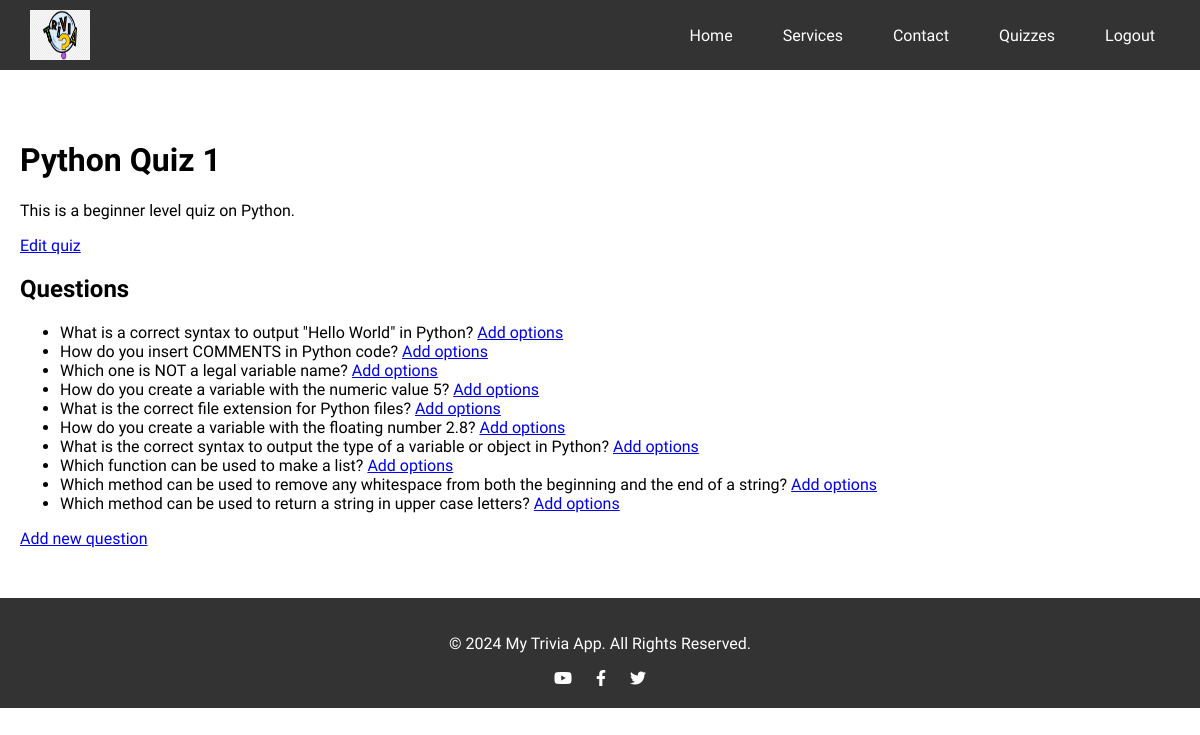
Screenshot of /quiz/1/ (signed in) with the database file from the repository.
### apps/quiz/models.py (models this page shows, shortened)
class Quiz(models.Model):
    quiz_id = models.AutoField(primary_key=True)
    title = models.CharField(max_length=255)
    description = models.TextField(blank=True)
    created_by = models.ForeignKey(
        User, on_delete=models.CASCADE, related_name="quizzes"
    )
    created_at = models.DateTimeField(auto_now_add=True)
    updated_at = models.DateTimeField(auto_now=True)

class Question(models.Model):
    question_id = models.AutoField(primary_key=True)
    quiz_id = models.ForeignKey(
        Quiz, on_delete=models.CASCADE, related_name="questions"
    )
    question_text = models.TextField()
    question_type = models.CharField(max_length=50)
    created_at = models.DateTimeField(auto_now_add=True)
    updated_at = models.DateTimeField(auto_now=True)

### apps/quiz/views.py (the view)
# urls.py: path("<int:pk>/", QuizDetailView.as_view(), name="quiz_detail"),
class QuizDetailView(DetailView):
    model = Quiz
    template_name = "quizzes/quiz_detail.html"
    context_object_name = "quiz"

### templates/quizzes/quiz_detail.html
{% extends 'base.html' %}
{% block content %}
  <h1>{{ quiz.title }}</h1>
  <p>{{ quiz.description }}</p>
  {% if user.is_superuser %}
    <a href="{% url 'quiz:quiz_edit' quiz.quiz_id %}">Edit quiz</a>
    <h2>Questions</h2>
    <ul>
      {% for question in quiz.questions.all %}
        <li>{{ question.question_text }} <a href="{% url 'quiz:add_option' question.question_id %}">Add options</a></li>
      {% endfor %}
    </ul>
    <a href="{% url 'quiz:add_question' quiz.quiz_id %}">Add new question</a>
  {% else %}
    <a href="{% url 'quiz:start_quiz' quiz.quiz_id %}" class="btn">Start Quiz</a>
  {% endif %}
{% endblock %}

### static/style.css (style rules this page uses)
:root { --main-color: #10cab7; --section-paading: 60px; --section-background: #f6f6f6; }
* { -webkit-box-sizing: border-box; -moz-box-sizing: border-box; box-sizing: border-box; }
html { scroll-behavior: smooth; }
body { font-family: "Work Sans", sans-serif; }
body, html { margin: 0; padding: 0; font-family: 'Work Sans', sans-serif; }

### rows the page displays
Quiz: title "Python Quiz 1", description "This is a beginner level quiz on Python."
Question: question_text "What is a correct syntax to output \"Hello World\" in Python?"
Question: question_text "How do you insert COMMENTS in Python code?"
Question: question_text "Which one is NOT a legal variable name?"
Question: question_text "How do you create a variable with the numeric value 5?"
Question: question_text "What is the correct file extension for Python files?"
Question: question_text "How do you create a variable with the floating number 2.8?"
Question: question_text "What is the correct syntax to output the type of a variable or object in Python?"
Question: question_text "Which function can be used to make a list?"
Question: question_text "Which method can be used to remove any whitespace from both the beginning and the end of a string?"
Question: question_text "Which method can be used to return a string in upper case letters?"
